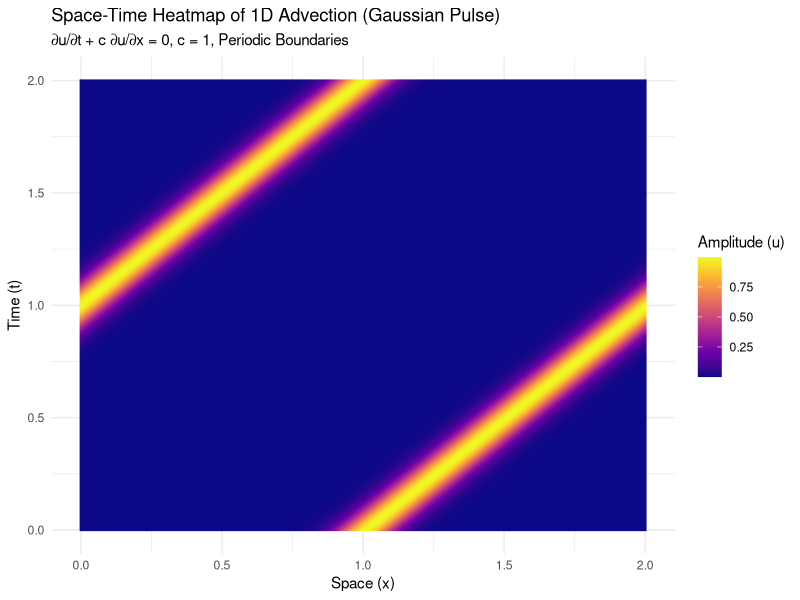

R code for this plot:
# Load necessary libraries
library(ggplot2)
library(dplyr)

# Parameters
c <- 1          # Advection velocity
L <- 2          # Domain length (x ∈ [0, L])
T <- 2          # Total simulation time
Nx <- 200       # Number of spatial grid points
Nt <- 200       # Number of time steps
dx <- L / (Nx - 1) # Spatial step size
dt <- T / (Nt - 1) # Time step size

# Ensure stability (CFL condition: c*dt/dx <= 1)
if (c * dt / dx > 1) {
  stop("CFL condition violated. Reduce dt or increase dx.")
}

# Grid: x (space) and t (time)
x_grid <- seq(0, L, length.out = Nx)
t_grid <- seq(0, T, length.out = Nt)

# Initialize matrix to store u(x,t) at all times
# Dimension: Nt rows (time) × Nx columns (space)
u_matrix <- matrix(0, nrow = Nt, ncol = Nx)

# Initial condition (Gaussian pulse centered at x = 1)
u_matrix[1, ] <- exp(-((x_grid - 1) / 0.1)^2)

# 1D Advection Solver (Finite Difference Upwind Method)
for (t_idx in 1:(Nt - 1)) {
  for (x_idx in 1:Nx) {
    # Periodic boundary handling
    x_prev <- ifelse(x_idx == 1, Nx, x_idx - 1) # Wrap around for x=0
    u_matrix[t_idx + 1, x_idx] <- u_matrix[t_idx, x_idx] - 
      (c * dt / dx) * (u_matrix[t_idx, x_idx] - u_matrix[t_idx, x_prev])
  }
}

# Reshape data for ggplot (long format: columns for x, t, u)
df_plot <- expand.grid(x = x_grid, t = t_grid) %>%
  mutate(u = as.vector(u_matrix))

# Space-Time Heatmap (ggplot2)
ggplot(df_plot, aes(x = x, y = t, fill = u)) +
  geom_raster(interpolate = TRUE) +
  scale_fill_viridis_c(option = "plasma") +
  labs(
    title = "Space-Time Heatmap of 1D Advection (Gaussian Pulse)",
    subtitle = "∂u/∂t + c ∂u/∂x = 0, c = 1, Periodic Boundaries",
    x = "Space (x)", y = "Time (t)", fill = "Amplitude (u)"
  ) +
  theme_minimal() +
  theme(legend.position = "right")